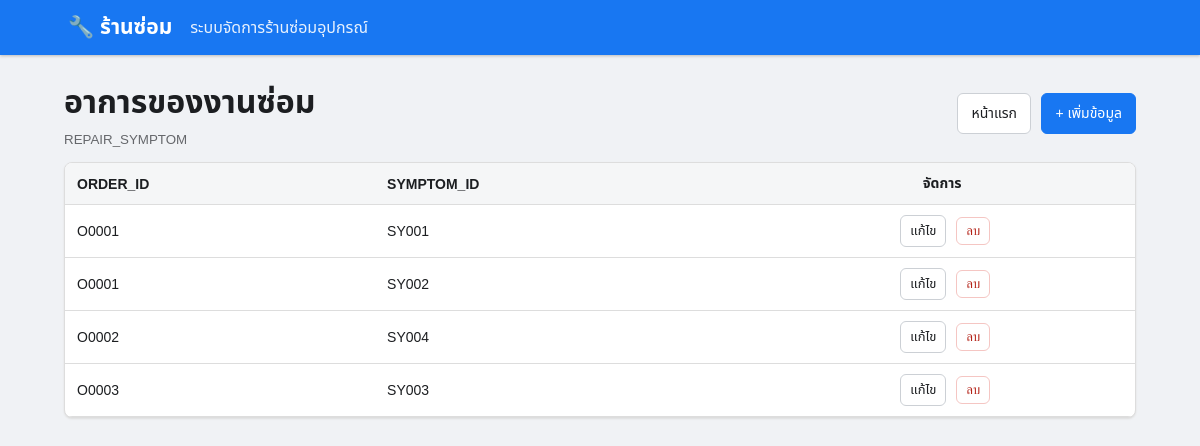
The page /table/REPAIR_SYMPTOM on the database its author committed.
### tables this page shows
CREATE TABLE REPAIR_SYMPTOM (
 ORDER_ID CHAR(6) NOT NULL,
 SYMPTOM_ID CHAR(5) NOT NULL,
 PRIMARY KEY (ORDER_ID, SYMPTOM_ID),
 FOREIGN KEY (ORDER_ID) REFERENCES REPAIR_ORDER(ORDER_ID),
 FOREIGN KEY (SYMPTOM_ID) REFERENCES SYMPTOM(SYMPTOM_ID)
);

### app.py (the view)
@app.route("/table/<table>")
def table_view(table):
    if table not in TABLES: return "ไม่พบตาราง", 404
    con = db()
    rows = con.execute(f"SELECT * FROM {table}").fetchall()
    con.close()
    pks = PRIMARY_KEYS.get(table, [])
    return render_template("table.html", table=table, title=TABLES[table][0],
                           columns=TABLES[table][1], rows=rows, pks=pks)

### app.py (called while the page is built)
def db():
    con = sqlite3.connect(DB)
    con.row_factory = sqlite3.Row
    con.execute("PRAGMA foreign_keys = ON")
    return con

### templates/table.html
{% extends "base.html" %}{% block content %}
<div class="bar">
  <div><h1>{{title}}</h1><small>{{table}}</small></div>
  <div>
    <a class="btn" href="{{ url_for('index') }}">หน้าแรก</a>
    <a class="btn primary" href="{{ url_for('add', table=table) }}">+ เพิ่มข้อมูล</a>
  </div>
</div>
<div class="tablewrap">
  <table>
    <thead>
      <tr>
        {% for c in columns %}<th>{{ c }}</th>{% endfor %}
        <th class="action-col">จัดการ</th>
      </tr>
    </thead>
    <tbody>
      {% for r in rows %}
      <tr>
        {% for c in columns %}<td>{{ r[c] if r[c] is not none else '-' }}</td>{% endfor %}
        <td class="action-col">
          {% set pk_path = pks | map(attribute=0) | map('extract', r) | join('/') if false else [] %}
          {% set pk_parts = [] %}
          {% for pk in pks %}{% set _ = pk_parts.append(r[pk]) %}{% endfor %}
          {% set pk_path = pk_parts | join('/') %}
          <a class="btn btn-sm" href="{{ url_for('edit', table=table, pk_vals=pk_path) }}">แก้ไข</a>
          <form method="post" action="{{ url_for('delete', table=table, pk_vals=pk_path) }}" style="display:inline" onsubmit="return confirm('ยืนยันการลบ?')">
            <button class="btn btn-sm danger" type="submit">ลบ</button>
          </form>
        </td>
      </tr>
      {% else %}
      <tr><td colspan="{{ columns|length + 1 }}">ยังไม่มีข้อมูล</td></tr>
      {% endfor %}
    </tbody>
  </table>
</div>
{% endblock %}

### static/style.css (style rules this page uses)
* { box-sizing: border-box; }
body { margin: 0; background: #f0f2f5; color: #1c1e21; font-family: Arial, "Noto Sans Thai", sans-serif; }
.hero, .card, .formbox, .tablewrap { background: white; border: 1px solid #ddd; border-radius: 8px; box-shadow: 0 1px 2px #ddd; }
.bar { display: flex; justify-content: space-between; align-items: center; margin-bottom: 14px; gap: 10px; }
.bar h1 { margin: 0 0 3px; }
.bar small { color: #65676b; }
.btn { display: inline-block; padding: 9px 13px; border-radius: 6px; border: 1px solid #ccd0d5; background: #fff; color: #1c1e21; text-decoration: none; margin-left: 6px; cursor: pointer; font-size: 14px; }
.btn.primary { background: #1877f2; color: white; border-color: #1877f2; }
.btn.danger { background: #fff; color: #b42318; border-color: #f5c6c3; }
.btn-sm { padding: 5px 9px; font-size: 13px; }
.tablewrap { overflow: auto; }
table { border-collapse: collapse; width: 100%; font-size: 14px; }
th { background: #f5f6f7; text-align: left; }
th, td { padding: 10px 12px; border-bottom: 1px solid #ddd; white-space: nowrap; }
.action-col { text-align: center; white-space: nowrap; }

### rows shown on the page
REPAIR_SYMPTOM: ORDER_ID "O0001" "SY001"
REPAIR_SYMPTOM: ORDER_ID "O0001" "SY002"
REPAIR_SYMPTOM: ORDER_ID "O0002" "SY004"
REPAIR_SYMPTOM: ORDER_ID "O0003" "SY003"

### other values the page prints
{{ title }} "อาการของงานซ่อม"
{{ table }} "REPAIR_SYMPTOM"
{{ c }} "ORDER_ID" "SYMPTOM_ID"
